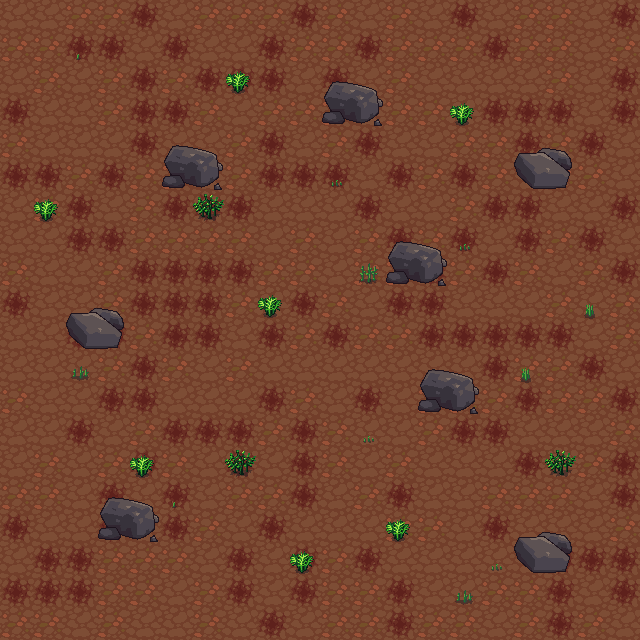

A level layout from a 2D game, rendered from its tile map. Below: a short description, then the map file with its tile-grid data intact:
An orthogonal 20x20 tile map with 32x32 px tiles, 3 tile layers (bot, grass, top).

<map version="1.10" tiledversion="1.10.1" orientation="orthogonal" renderorder="right-down" width="20" height="20" tilewidth="32" tileheight="32" infinite="0" nextlayerid="4" nextobjectid="1">
 <tileset firstgid="1" name="terrain_atlas" tilewidth="32" tileheight="32" tilecount="1024" columns="32">
  <image source="terrain_atlas.png" width="1024" height="1024" />
  <tile id="698">
   <properties>
    <property name="collides" type="bool" value="true" />
   </properties>
  </tile>
  <tile id="699">
   <properties>
    <property name="collides" type="bool" value="true" />
   </properties>
  </tile>
  <tile id="730">
   <properties>
    <property name="collides" type="bool" value="true" />
   </properties>
  </tile>
  <tile id="731">
   <properties>
    <property name="collides" type="bool" value="true" />
   </properties>
  </tile>
 </tileset>
 <layer id="1" name="bot" width="20" height="20">
  <data encoding="csv">
998,998,997,997,996,998,997,997,997,996,997,998,997,998,996,998,997,997,998,996,
997,997,996,996,998,996,998,998,996,997,997,996,997,997,997,996,997,997,998,997,
998,997,998,997,996,997,996,996,996,998,996,998,997,998,998,998,998,997,998,996,
996,998,998,997,996,996,997,998,997,997,997,998,997,997,998,996,996,996,998,996,
997,998,998,998,996,998,998,997,996,998,997,996,998,998,997,997,996,997,996,998,
996,996,997,996,997,997,998,997,996,996,996,998,996,997,996,997,998,997,997,998,
998,997,996,998,997,996,996,996,998,998,998,996,998,998,997,996,996,998,998,996,
998,998,996,996,997,997,997,997,998,997,998,997,996,997,996,998,996,997,996,998,
997,998,998,997,996,996,996,996,997,997,998,997,997,996,997,996,997,998,997,996,
996,998,998,997,996,996,996,997,998,996,997,998,996,996,998,998,998,997,998,997,
998,998,996,996,997,996,996,998,996,997,996,997,997,996,996,996,996,996,998,997,
998,998,998,997,996,997,998,997,998,998,998,998,998,998,998,996,997,997,996,998,
997,998,998,996,996,998,998,998,996,997,998,996,998,997,997,997,996,997,997,996,
998,998,996,998,997,996,996,996,997,996,997,998,998,997,996,996,998,998,998,997,
998,997,998,997,996,997,998,996,998,996,997,998,997,998,998,998,996,998,997,996,
997,997,998,996,998,996,998,997,997,996,998,997,996,998,998,997,997,997,998,996,
996,998,998,996,998,996,997,998,996,998,998,998,997,997,998,996,998,998,998,997,
998,996,996,997,997,997,998,996,998,996,997,996,998,998,998,998,998,996,996,996,
996,996,996,997,997,998,997,996,998,996,997,997,996,998,998,997,997,996,998,996,
997,997,998,997,998,998,997,998,996,998,997,997,996,997,997,998,997,996,997,998
</data>
 </layer>
 <layer id="3" name="grass" width="20" height="20">
  <data encoding="csv">
0,0,0,0,0,0,0,0,0,0,0,0,0,0,0,0,0,0,0,0,
0,0,779,0,0,0,0,0,0,0,0,0,0,0,0,0,0,0,0,0,
0,0,0,0,0,0,0,907,0,0,0,0,0,0,0,0,0,0,0,0,
0,0,0,0,0,0,0,0,0,0,0,0,0,0,875,0,0,0,0,0,
0,0,0,0,0,0,0,0,0,0,0,0,0,0,0,0,0,0,0,0,
0,0,0,0,0,0,0,0,0,0,778,0,0,0,0,0,0,0,0,0,
0,875,0,0,0,0,906,0,0,0,0,0,0,0,0,0,0,0,0,0,
0,0,0,0,0,0,0,0,0,0,0,0,0,0,778,0,0,0,0,0,
0,0,0,0,0,0,0,0,0,0,0,842,0,0,0,0,0,0,0,0,
0,0,0,0,0,0,0,0,875,0,0,0,0,0,0,0,0,0,811,0,
0,0,0,0,0,0,0,0,0,0,0,0,0,0,0,0,0,0,0,0,
0,0,810,0,0,0,0,0,0,0,0,0,0,0,0,0,811,0,0,0,
0,0,0,0,0,0,0,0,0,0,0,0,0,0,0,0,0,0,0,0,
0,0,0,0,0,0,0,0,0,0,0,778,0,0,0,0,0,0,0,0,
0,0,0,0,875,0,0,874,0,0,0,0,0,0,0,0,0,906,0,0,
0,0,0,0,0,779,0,0,0,0,0,0,0,0,0,0,0,0,0,0,
0,0,0,0,0,0,0,0,0,0,0,0,907,0,0,0,0,0,0,0,
0,0,0,0,0,0,0,0,0,875,0,0,0,0,0,778,0,0,0,0,
0,0,0,0,0,0,0,0,0,0,0,0,0,0,810,0,0,0,0,0,
0,0,0,0,0,0,0,0,0,0,0,0,0,0,0,0,0,0,0,0
</data>
 </layer>
 <layer id="2" name="top" width="20" height="20">
  <data encoding="csv">
0,0,0,0,0,0,0,0,0,0,0,0,0,0,0,0,0,0,0,0,
0,0,0,0,0,0,0,0,0,0,0,0,0,0,0,0,0,0,0,0,
0,0,0,0,0,0,0,0,0,0,764,765,0,0,0,0,0,0,0,0,
0,0,0,0,0,0,0,0,0,0,796,797,0,0,0,0,0,0,0,0,
0,0,0,0,0,764,765,0,0,0,0,0,0,0,0,0,860,861,0,0,
0,0,0,0,0,796,797,0,0,0,0,0,0,0,0,0,892,893,0,0,
0,0,0,0,0,0,0,0,0,0,0,0,0,0,0,0,0,0,0,0,
0,0,0,0,0,0,0,0,0,0,0,0,764,765,0,0,0,0,0,0,
0,0,0,0,0,0,0,0,0,0,0,0,796,797,0,0,0,0,0,0,
0,0,860,861,0,0,0,0,0,0,0,0,0,0,0,0,0,0,0,0,
0,0,892,893,0,0,0,0,0,0,0,0,0,0,0,0,0,0,0,0,
0,0,0,0,0,0,0,0,0,0,0,0,0,764,765,0,0,0,0,0,
0,0,0,0,0,0,0,0,0,0,0,0,0,796,797,0,0,0,0,0,
0,0,0,0,0,0,0,0,0,0,0,0,0,0,0,0,0,0,0,0,
0,0,0,0,0,0,0,0,0,0,0,0,0,0,0,0,0,0,0,0,
0,0,0,764,765,0,0,0,0,0,0,0,0,0,0,0,0,0,0,0,
0,0,0,796,797,0,0,0,0,0,0,0,0,0,0,0,860,861,0,0,
0,0,0,0,0,0,0,0,0,0,0,0,0,0,0,0,892,893,0,0,
0,0,0,0,0,0,0,0,0,0,0,0,0,0,0,0,0,0,0,0,
0,0,0,0,0,0,0,0,0,0,0,0,0,0,0,0,0,0,0,0
</data>
 </layer>
</map>
